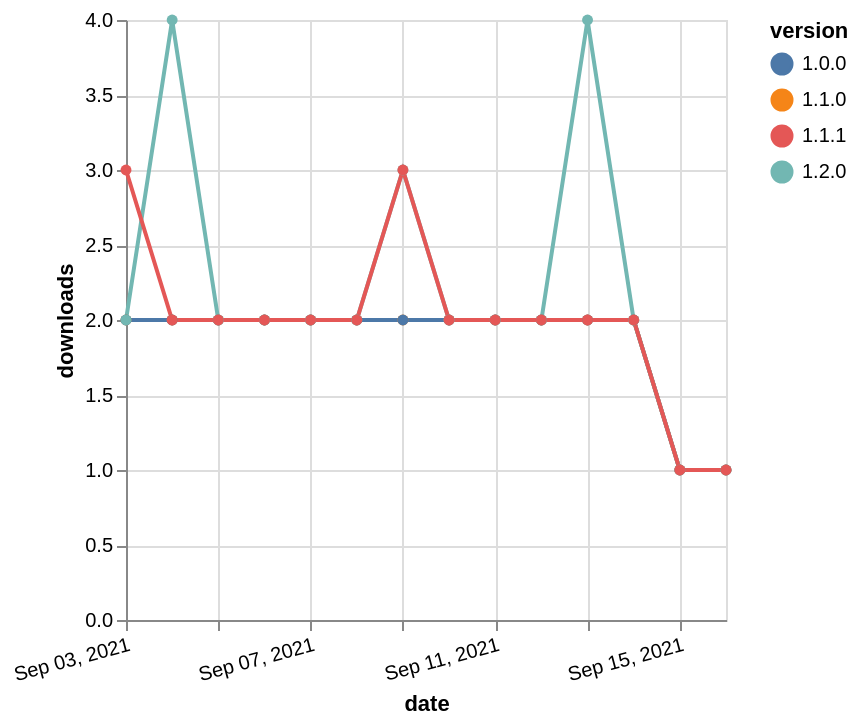

Write the Vega-Lite specification saved for this chart.
### Vega-Lite specification from a JSON file in a GitHub repository (floating-point values rounded to 4 significant figures)
{"$schema": "https://vega.github.io/schema/vega-lite/v5.json", "description": "A simple bar chart with embedded data.", "data": {"values": [{"date": "2021-09-03", "total": 1987, "delta": 2, "version": "1.1.0"}, {"date": "2021-09-04", "total": 1989, "delta": 2, "version": "1.1.0"}, {"date": "2021-09-05", "total": 1991, "delta": 2, "version": "1.1.0"}, {"date": "2021-09-06", "total": 1993, "delta": 2, "version": "1.1.0"}, {"date": "2021-09-07", "total": 1995, "delta": 2, "version": "1.1.0"}, {"date": "2021-09-08", "total": 1997, "delta": 2, "version": "1.1.0"}, {"date": "2021-09-09", "total": 1999, "delta": 2, "version": "1.1.0"}, {"date": "2021-09-10", "total": 2001, "delta": 2, "version": "1.1.0"}, {"date": "2021-09-11", "total": 2003, "delta": 2, "version": "1.1.0"}, {"date": "2021-09-12", "total": 2005, "delta": 2, "version": "1.1.0"}, {"date": "2021-09-13", "total": 2007, "delta": 2, "version": "1.1.0"}, {"date": "2021-09-14", "total": 2009, "delta": 2, "version": "1.1.0"}, {"date": "2021-09-15", "total": 2010, "delta": 1, "version": "1.1.0"}, {"date": "2021-09-16", "total": 2011, "delta": 1, "version": "1.1.0"}, {"date": "2021-09-03", "total": 2001, "delta": 2, "version": "1.0.0"}, {"date": "2021-09-04", "total": 2003, "delta": 2, "version": "1.0.0"}, {"date": "2021-09-05", "total": 2005, "delta": 2, "version": "1.0.0"}, {"date": "2021-09-06", "total": 2007, "delta": 2, "version": "1.0.0"}, {"date": "2021-09-07", "total": 2009, "delta": 2, "version": "1.0.0"}, {"date": "2021-09-08", "total": 2011, "delta": 2, "version": "1.0.0"}, {"date": "2021-09-09", "total": 2013, "delta": 2, "version": "1.0.0"}, {"date": "2021-09-10", "total": 2015, "delta": 2, "version": "1.0.0"}, {"date": "2021-09-11", "total": 2017, "delta": 2, "version": "1.0.0"}, {"date": "2021-09-12", "total": 2019, "delta": 2, "version": "1.0.0"}, {"date": "2021-09-13", "total": 2021, "delta": 2, "version": "1.0.0"}, {"date": "2021-09-14", "total": 2023, "delta": 2, "version": "1.0.0"}, {"date": "2021-09-15", "total": 2024, "delta": 1, "version": "1.0.0"}, {"date": "2021-09-16", "total": 2025, "delta": 1, "version": "1.0.0"}, {"date": "2021-09-03", "total": 1219, "delta": 2, "version": "1.2.0"}, {"date": "2021-09-04", "total": 1223, "delta": 4, "version": "1.2.0"}, {"date": "2021-09-05", "total": 1225, "delta": 2, "version": "1.2.0"}, {"date": "2021-09-06", "total": 1227, "delta": 2, "version": "1.2.0"}, {"date": "2021-09-07", "total": 1229, "delta": 2, "version": "1.2.0"}, {"date": "2021-09-08", "total": 1231, "delta": 2, "version": "1.2.0"}, {"date": "2021-09-09", "total": 1234, "delta": 3, "version": "1.2.0"}, {"date": "2021-09-10", "total": 1236, "delta": 2, "version": "1.2.0"}, {"date": "2021-09-11", "total": 1238, "delta": 2, "version": "1.2.0"}, {"date": "2021-09-12", "total": 1240, "delta": 2, "version": "1.2.0"}, {"date": "2021-09-13", "total": 1244, "delta": 4, "version": "1.2.0"}, {"date": "2021-09-14", "total": 1246, "delta": 2, "version": "1.2.0"}, {"date": "2021-09-15", "total": 1247, "delta": 1, "version": "1.2.0"}, {"date": "2021-09-16", "total": 1248, "delta": 1, "version": "1.2.0"}, {"date": "2021-09-03", "total": 2023, "delta": 3, "version": "1.1.1"}, {"date": "2021-09-04", "total": 2025, "delta": 2, "version": "1.1.1"}, {"date": "2021-09-05", "total": 2027, "delta": 2, "version": "1.1.1"}, {"date": "2021-09-06", "total": 2029, "delta": 2, "version": "1.1.1"}, {"date": "2021-09-07", "total": 2031, "delta": 2, "version": "1.1.1"}, {"date": "2021-09-08", "total": 2033, "delta": 2, "version": "1.1.1"}, {"date": "2021-09-09", "total": 2036, "delta": 3, "version": "1.1.1"}, {"date": "2021-09-10", "total": 2038, "delta": 2, "version": "1.1.1"}, {"date": "2021-09-11", "total": 2040, "delta": 2, "version": "1.1.1"}, {"date": "2021-09-12", "total": 2042, "delta": 2, "version": "1.1.1"}, {"date": "2021-09-13", "total": 2044, "delta": 2, "version": "1.1.1"}, {"date": "2021-09-14", "total": 2046, "delta": 2, "version": "1.1.1"}, {"date": "2021-09-15", "total": 2047, "delta": 1, "version": "1.1.1"}, {"date": "2021-09-16", "total": 2048, "delta": 1, "version": "1.1.1"}]}, "width": "container", "mark": {"type": "line", "point": {"filled": true}}, "encoding": {"x": {"field": "date", "type": "temporal", "timeUnit": "yearmonthdate", "title": "date", "axis": {"labelAngle": -15}}, "y": {"field": "delta", "type": "quantitative", "title": "downloads"}, "color": {"field": "version", "type": "nominal"}, "tooltip": {"field": "delta"}}}
